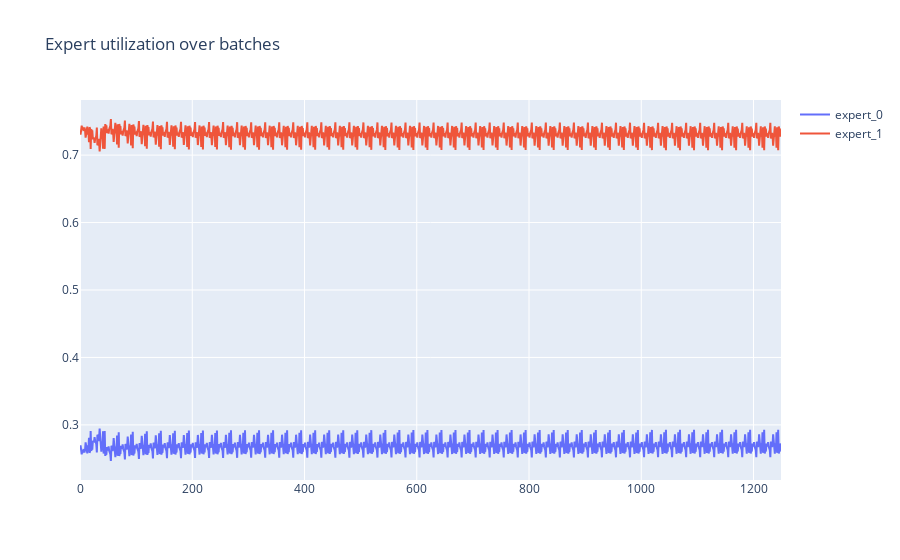

Write notebook code for a chart like this one.
### Code cell
agent.plot_expert_usage()

### Figure 1 — Plotly figure (JSON) as saved in the notebook; plotly's stock layout.template omitted (floating-point values rounded to 4 significant figures; data arrays with more than 128 entries replaced by an {"elided": "..."} marker saying what was removed)
{"data": [{"mode": "lines", "name": "expert_0", "type": "scatter", "y": {"elided": "1250 float values"}}, {"mode": "lines", "name": "expert_1", "type": "scatter", "y": {"elided": "1250 float values"}}], "layout": {"title": {"text": "Expert utilization over batches"}}}
